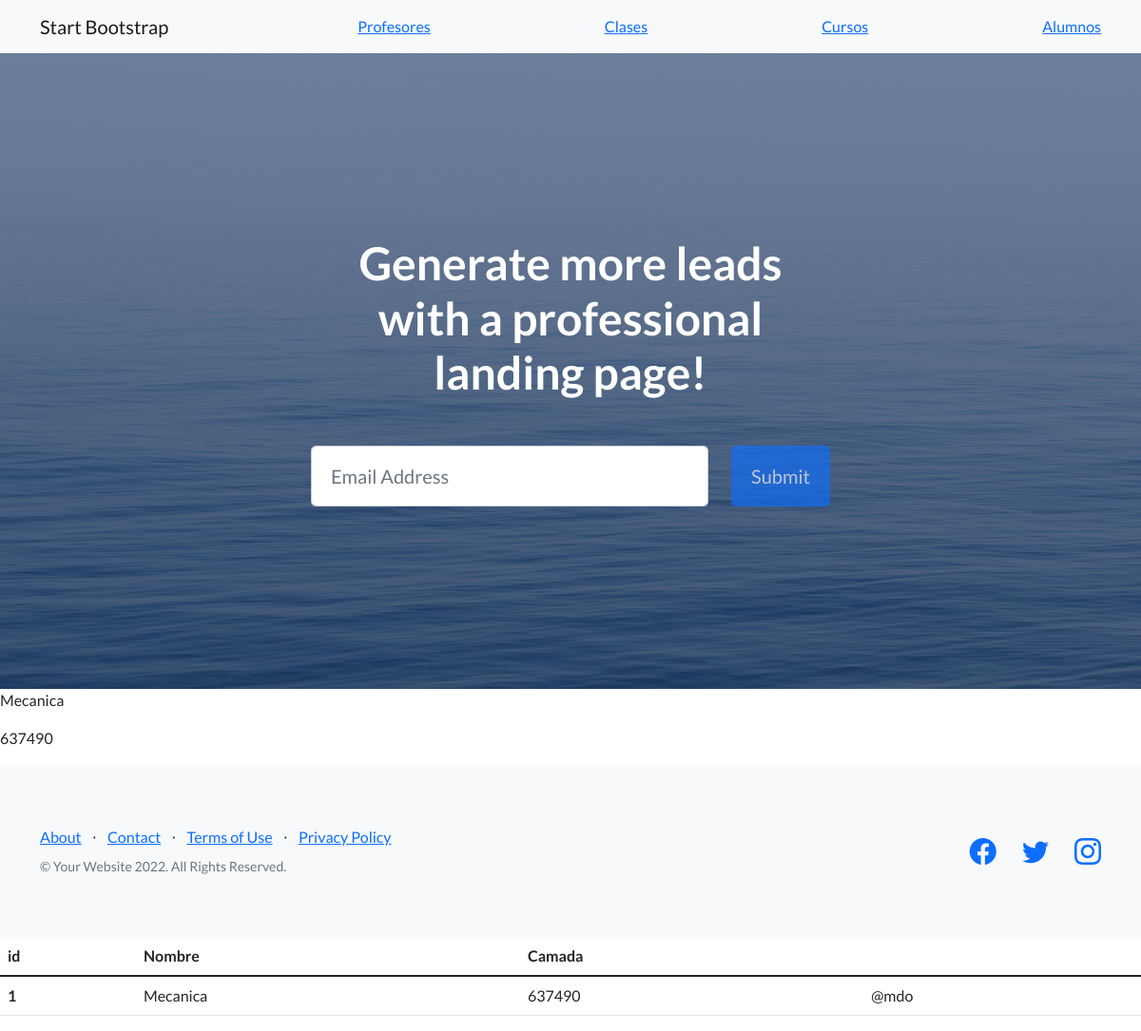
The page /usuarios/cursos on the database as committed earlier.
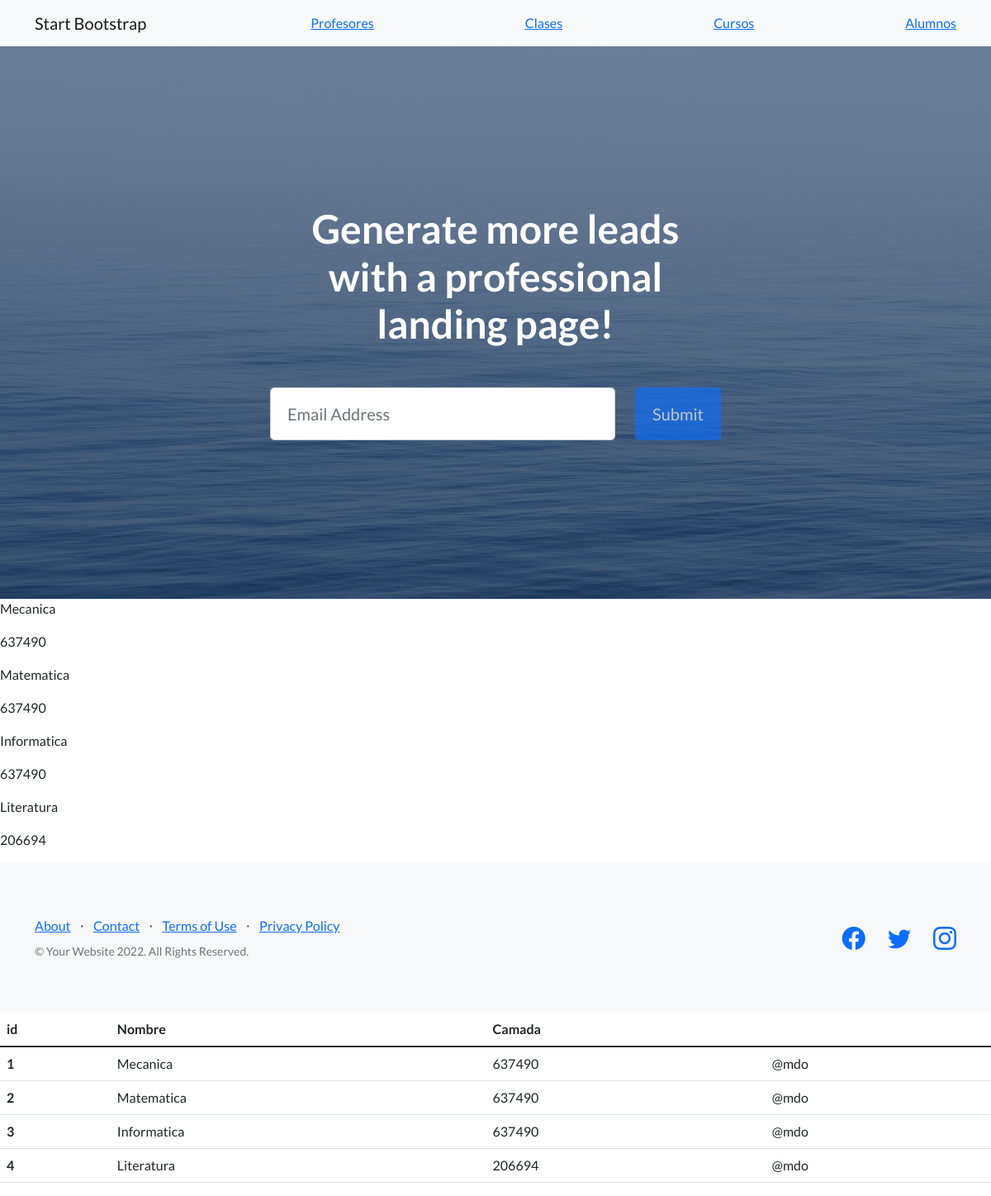
The same page on the database as committed later.
### usuarios/models.py (models this page shows)
class Curso(models.Model):
    nombre= models.CharField(max_length=40)
    camada= models.IntegerField()

### usuarios/views.py (the view)
# urls.py: path('cursos', views.curso, name='curso'),
def curso(request):
    cursos = Curso.objects.all()
    dicc = {'cursos': cursos}
    plantilla = loader.get_template('materias.html')
    renderizar = plantilla.render(dicc)
    return HttpResponse(renderizar)

### usuarios/templates/materias.html
{% extends "padre.html" %}
{% load static %}
{% block contenido %}
{% for n in cursos %}
    <p> {{n.nombre}} </p>
    <p> {{n.camada}} </p>
{% endfor %}
<table class="table">
    <thead>
        <tr>
            <th scope="col">id</th>
            <th scope="col">Nombre</th>
            <th scope="col">Camada</th>
        </tr>
    </thead>
    <tbody>
        {% for n in cursos %}
        <tr>
            <th scope="row">{{n.id}}</th>
            <td>{{n.nombre}}</td>
            <td>{{n.camada}}</td>
            <td>@mdo</td>
        </tr>
        {% endfor %}
{% endblock %}

### usuarios/templates/padre.html (shortened to what this page needs)
<!DOCTYPE html>
<html lang="en">
<head>
    {% load static %}
    <link href="https://cdn.jsdelivr.net/npm/bootstrap-icons@1.5.0/font/bootstrap-icons.css" rel="stylesheet"
        type="text/css" />
    <link href="{% static 'usuarios/css/styles.css' %}" rel="stylesheet" />
</head>
<body>
    <nav class="navbar navbar-light bg-light static-top">
        <div class="container">
            <a class="navbar-brand" href="#!">Start Bootstrap</a>
            <a class="" href="#signup">Profesores</a>
            <a class="" href="#signup">Clases</a>
            <a class="" href="{% url 'curso' %}">Cursos</a>
            <a class="" href="{% url 'alumnos' %}">Alumnos</a>
        </div>
    </nav>
    <header class="masthead">
        <div class="container position-relative">
            <div class="row justify-content-center">
                <div class="col-xl-6">
                    <div class="text-center text-white">
                        <h1 class="mb-5">Generate more leads with a professional landing page!</h1>
                        <form class="form-subscribe" id="contactForm" data-sb-form-api-token="API_TOKEN">
                            <div class="row">
                                <div class="col">
                                    <input class="form-control form-control-lg" id="emailAddress" type="email"
                                        placeholder="Email Address" data-sb-validations="required,email" />
                                </div>
                                <div class="col-auto"><button class="btn btn-primary btn-lg disabled" id="submitButton"
                                        type="submit">Submit</button></div>
                            </div>
                        </form>
                    </div>
                </div>
            </div>
        </div>
    </header>
    {% block contenido %}
    {% endblock %}
    <footer class="footer bg-light">
        <div class="container">
            <div class="row">
                <div class="col-lg-6 h-100 text-center text-lg-start my-auto">
                    <ul class="list-inline mb-2">
                        <li class="list-inline-item"><a href="#!">About</a></li>
                        <li class="list-inline-item">⋅</li>
                        <li class="list-inline-item"><a href="#!">Contact</a></li>
                        <li class="list-inline-item">⋅</li>
                        <li class="list-inline-item"><a href="#!">Terms of Use</a></li>
                        <li class="list-inline-item">⋅</li>
                        <li class="list-inline-item"><a href="#!">Privacy Policy</a></li>
                    </ul>
                    <p class="text-muted small mb-4 mb-lg-0">&copy; Your Website 2022. All Rights Reserved.</p>
                </div>
                <div class="col-lg-6 h-100 text-center text-lg-end my-auto">
                    <ul class="list-inline mb-0">
                        <li class="list-inline-item me-4">
                            <a href="#!"><i class="bi-facebook fs-3"></i></a>
                        </li>
                        <li class="list-inline-item me-4">
                            <a href="#!"><i class="bi-twitter fs-3"></i></a>
                        </li>
                        <li class="list-inline-item">
                            <a href="#!"><i class="bi-instagram fs-3"></i></a>
                        </li>
                    </ul>
                </div>
            </div>
        </div>
    </footer>
</body>
</html>

Rows that differ between the two databases and show on the page:
added Curso: nombre "Matematica", camada "637490", id "2"
added Curso: nombre "Informatica", camada "637490", id "3"
added Curso: nombre "Literatura", camada "206694", id "4"
